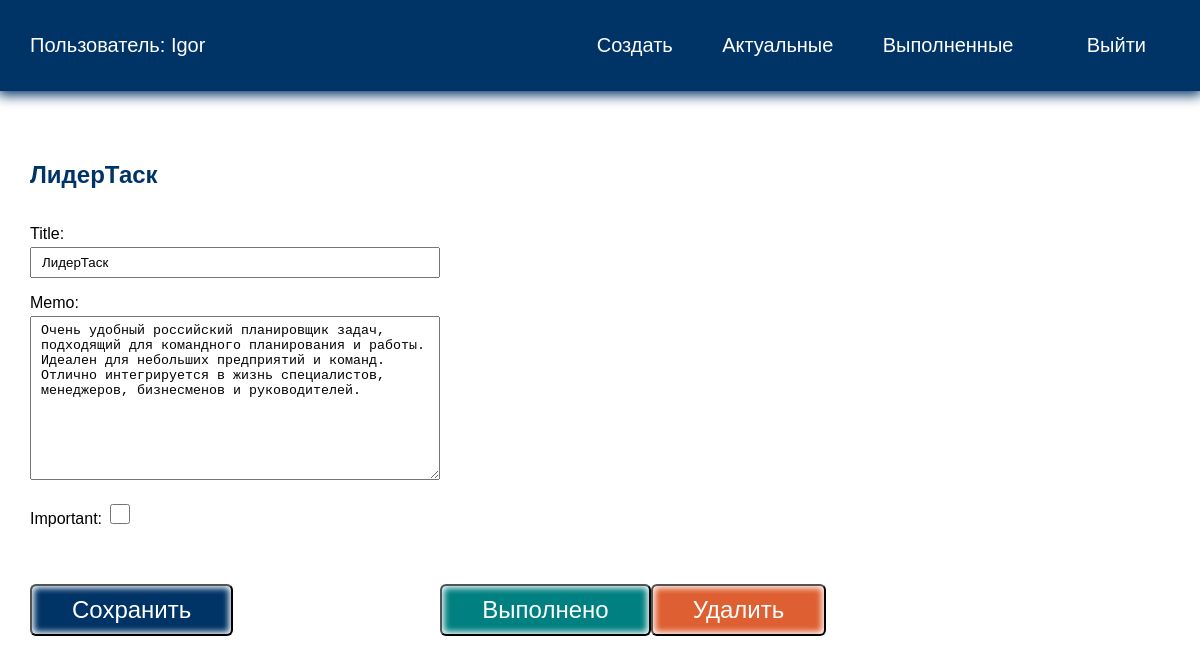
Screenshot of /todo/3/ (signed in) with the database file from the repository.
### todo/models.py (models this page shows, shortened)
class Todo(models.Model):
    title = models.CharField(max_length=100)
    memo = models.TextField(blank=True)
    created = models.DateTimeField(auto_now_add=True)
    date_completed = models.DateTimeField(blank=True, null=True)
    important = models.BooleanField(default=False)
    user = models.ForeignKey(User, on_delete=models.CASCADE)

### todo/views.py (the view, shortened to what this page needs)
# urls.py: path('todo/<int:todo_pk>/', views.viewtodo, name='viewtodo'),
@login_required
def viewtodo(request, todo_pk):
    todo = get_object_or_404(Todo, pk=todo_pk)
    if request.method == "GET":
        form = TodoForm(instance=todo)
        return render(request, 'todo/viewtodo.html', {"todo": todo, 'form': form})

### todo/forms.py
class TodoForm(ModelForm):
    class Meta:
        model = Todo
        fields = ['title', 'memo', 'important']

### todo/templates/todo/viewtodo.html (shortened to what this page needs)
{% extends 'todo/base.html' %}
{% block content %}
<h2>{{ todo.title }}</h2>
<div class="but">
    <form method="post">
        {{ form.as_p }}
        <button class="btn">Сохранить</button>
    </form>
    <form action="{% url 'completetodo' todo.id %}" method="post">
        <button class="btn good">Выполнено</button>
    </form>
    <form action="{% url 'deletetodo' todo.id %}" method="post">
        <button class="btn remove">Удалить</button>
    </form>
</div>
{% endblock %}

### todo/templates/todo/base.html (shortened to what this page needs)
<!DOCTYPE html>
{% load static %}
<html lang="en">
<head>
    <link rel="stylesheet" href="{% static 'css/style.css' %}">
</head>
<body>
<div class="menu">
    <div class="wrap">
        <ul>
            {% if user.is_authenticated %}
            <li class="logo">Пользователь: {{ user.username }}</li>
            <li><a href="{% url 'createtodo' %}">Создать</a></li>
            <li><a href="{% url 'currenttodos' %}">Актуальные</a></li>
            <li><a href="{% url 'completedtodos' %}">Выполненные</a></li>
            <li>
                <form action="{% url 'logoutuser' %}" method="post">
                    <button class="top">Выйти</button>
                </form>
            </li>
            {% else %}
            <li class="logo"><a href="{% url 'home' %}">UpService</a></li>
            <li><a href="{% url 'signupuser' %}">Зарегистрироваться</a></li>
            <li><a href="{% url 'loginuser' %}">Войти</a></li>
            {% endif %}
        </ul>
    </div>
</div>
<div class="content">
    <div class="wrap">
        {% block content %}
        {% endblock %}
    </div>
</div>
</body>
</html>

### todo/static/css/style.css (style rules this page uses)
body { padding: 0; margin: 0; font-family: Arial, Helvetica, sans-serif; }
.wrap { max-width: 1200px; margin: 0 auto; padding: 10px 30px; box-sizing: border-box; }
.menu { background: #003366; box-shadow: 0 2px 12px 2px #003366; }
ul { list-style: none; padding: 0; }
.menu ul { display: flex; justify-content: space-between; align-items: center; font-size: 20px; }
.menu .logo { color: #FFF; margin-right: 30%; }
a { text-decoration: none; }
.menu a { color: #FFF; }
.content .wrap { margin-top: 40px; }
h1, h2 { color: #003366; }
.btn { background: #003366; color: #FFF; }
button { border-radius: 6px; padding: 10px 40px; box-shadow: inset 0 0 6px 2px #FFF; margin-top: 40px; font-size: 24px; cursor: pointer; }
input, textarea { width: 100%; padding: 6px 10px; box-sizing: border-box; margin-top: 4px; }
.top { padding: 4px 24px; margin-top: 0; background: transparent; border: 0; color: #FFF; box-shadow: inset 0 0 0 0 transparent; font-size: 20px; }
.but { display: flex; align-items: flex-end; }
.good { background: teal; }
.remove { background: rgb(222, 95, 49); }
#id_important { width: 20px; height: 20px; }

### rows the page displays
Todo: title "ЛидерТаск", memo "Очень удобный российский планировщик задач, подходящий для командного планирования и работы. Идеален для небольших предприятий и команд. Отлично интегрируется в жизнь специалистов, менеджеров, бизнесменов и руководителей."

### other values shown
{{ user.username }} "Igor"
